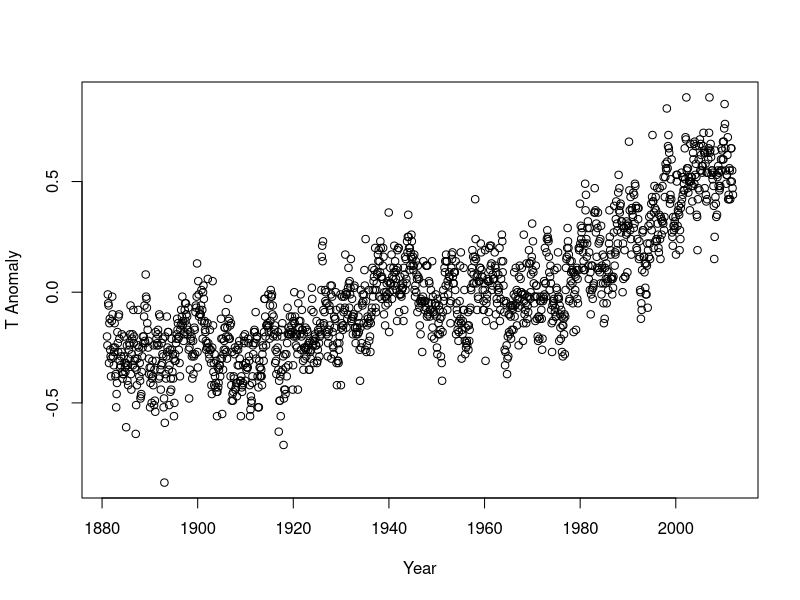
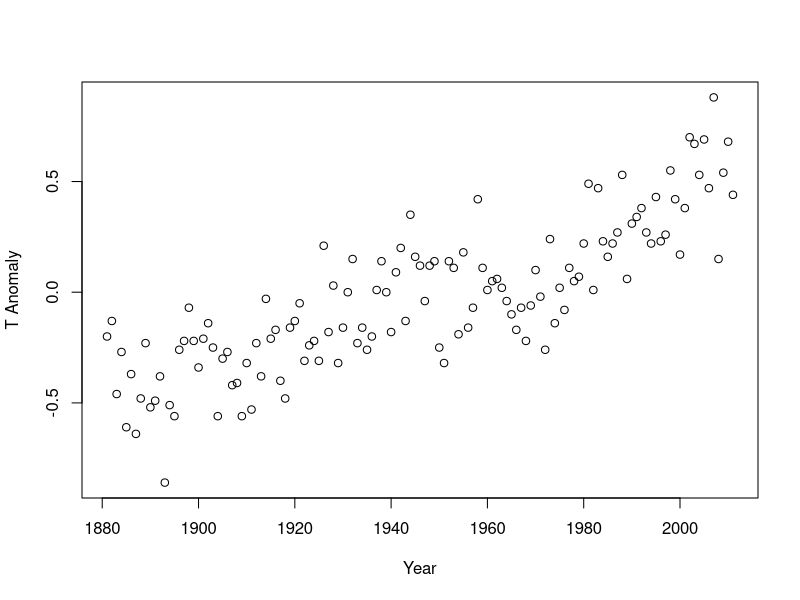
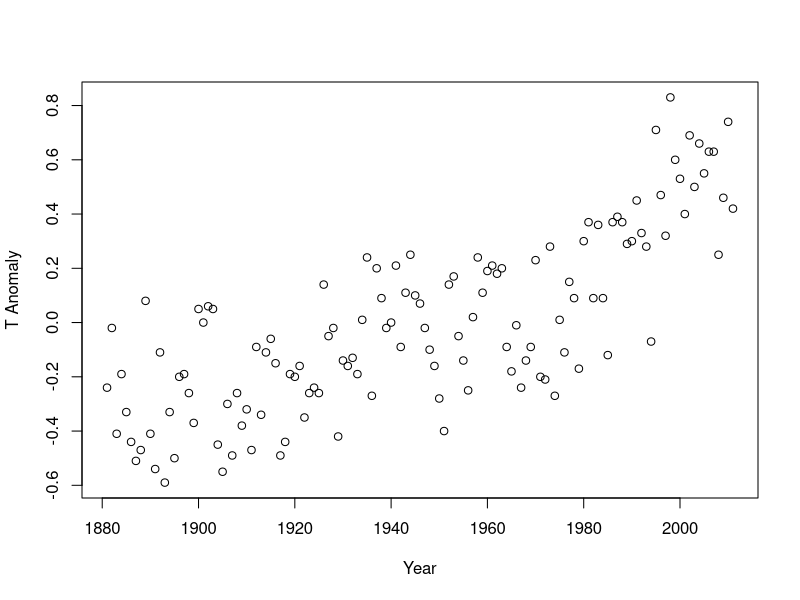
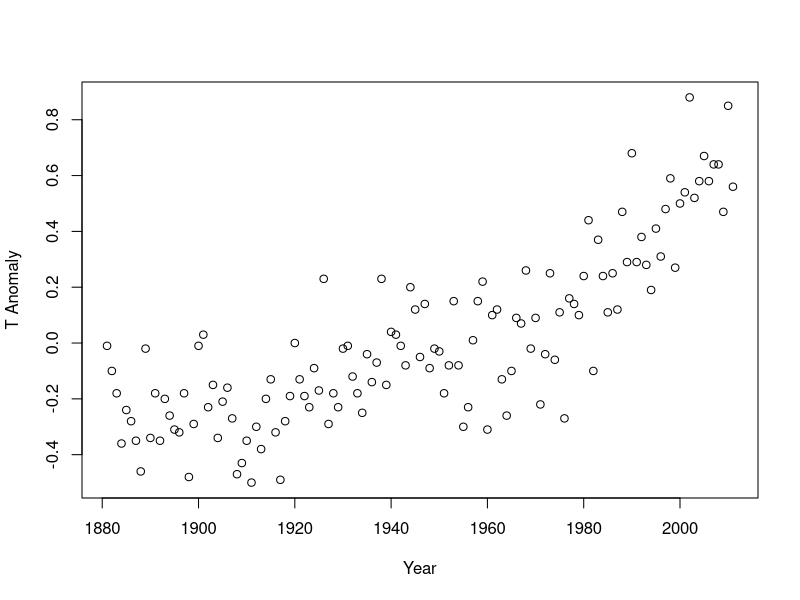
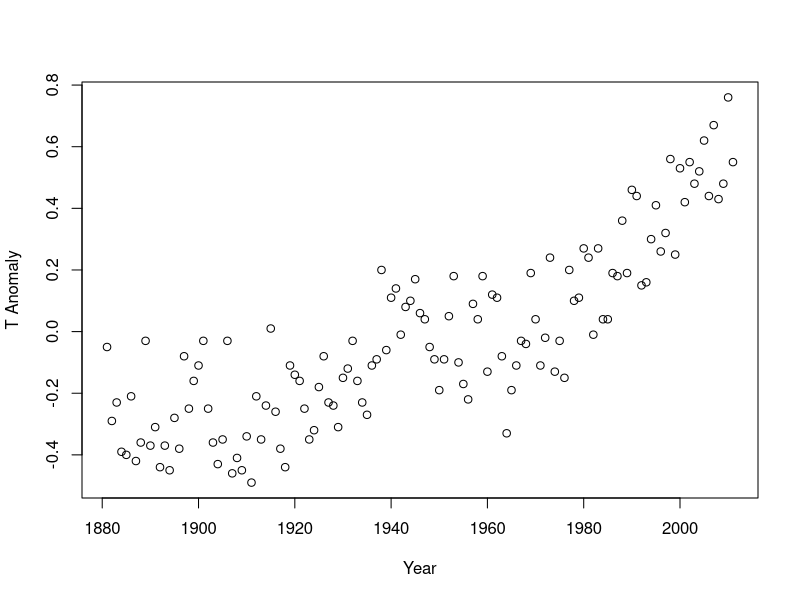
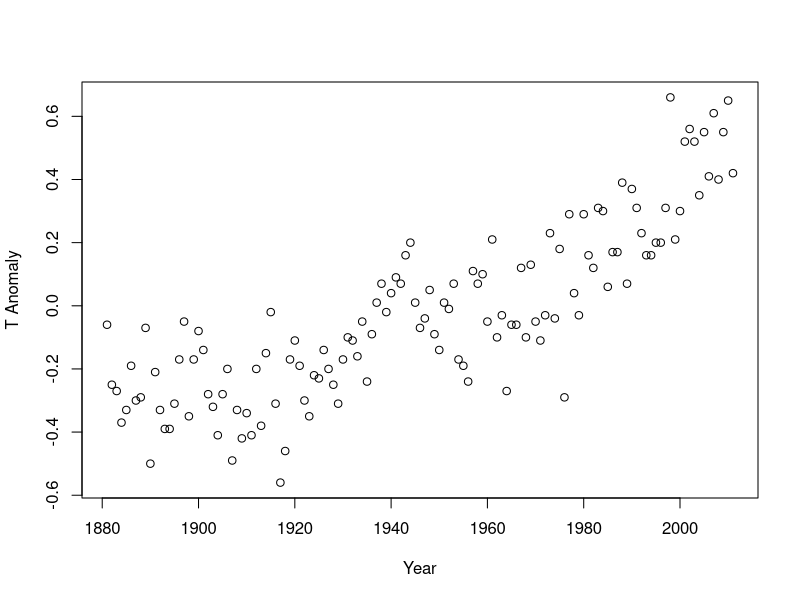
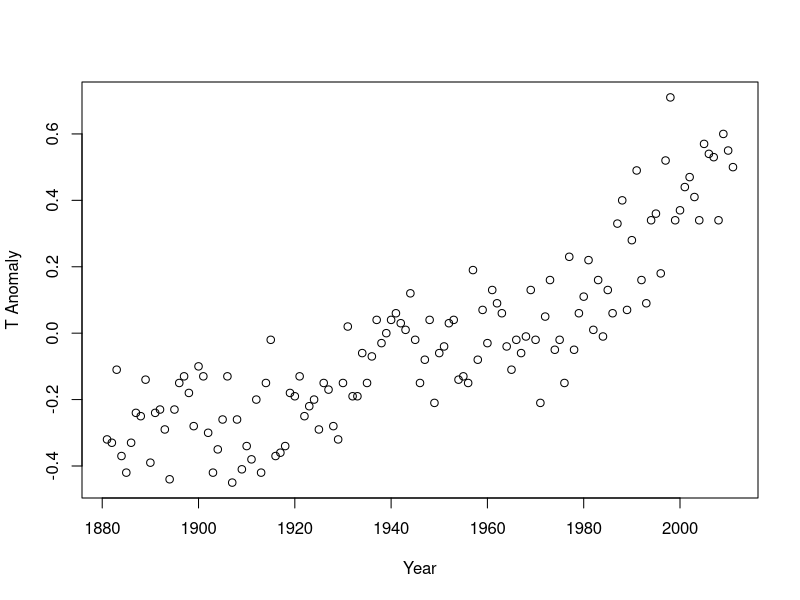
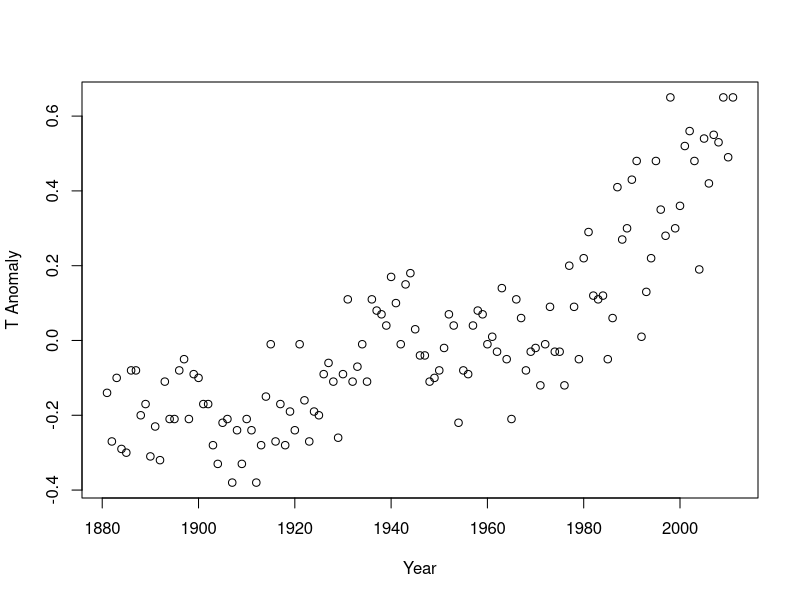

Here is the R script that generated these plots, in order:
## ---- chunk 1
knitr::opts_chunk$set(echo = TRUE)
library(png)
library(grid)
## ---- chunk 2
for (i in 1:12) {
  print(i)
}
## ---- chunk 3
giss = read.csv("giss_temp.csv")
## ---- chunk 4
plot(giss$DecDate, giss$TempAnom,
     xlab="Year", ylab="T Anomaly")
## ---- chunk 5
for (i in 1:12) {
  monthID = which(giss$Month == i)
  plot(giss$Year[monthID], giss$TempAnom[monthID],
     xlab="Year", ylab="T Anomaly")
}
## ---- chunk 6
month.abb
## ---- chunk 7
giss = read.csv("giss_temp.csv")

allyears = unique(giss$Year)
nyears = length(allyears)

ann_temp = mycols = rep(NA, nyears)

for (i in 1:nyears) {
  ann_temp[i] = mean(giss$TempAnom[giss$Year == allyears[i]])
  if (ann_temp[i] > 0) {
    mycols[i] = "red"
  } else {
    mycols[i] = "blue"
  }
}
plot(allyears, ann_temp, type = 'h', 
     col = mycols, lwd = 3,
     xlab= "Year", ylab = "T anomaly")
## ---- chunk 8
giss = read.csv("giss_temp.csv")
allyears = unique(giss$Year)
ann_temp = tapply(giss$TempAnom, giss$Year, mean)
mycols = ifelse(ann_temp > 0, "orange", "purple")
plot(allyears, ann_temp, type = 'h', 
     col = mycols, lwd = 3,
     xlab= "Year", ylab = "T anomaly")
